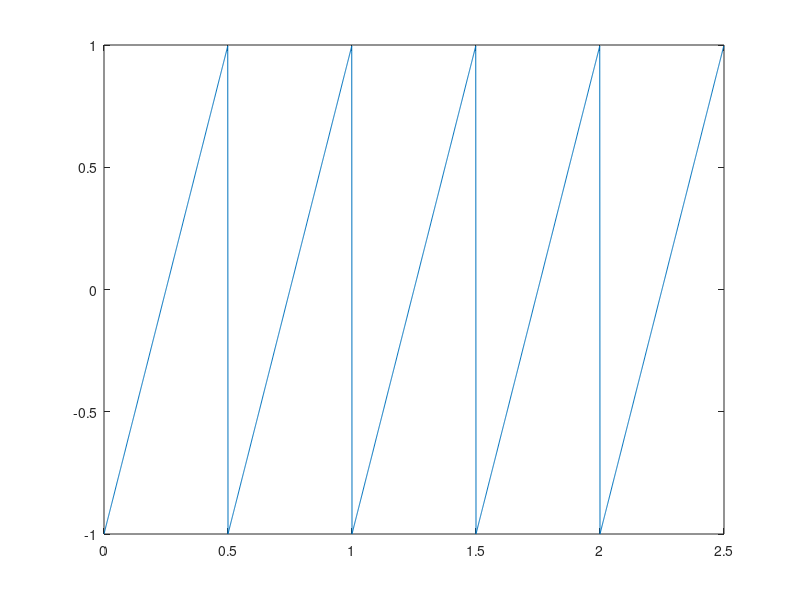

Source code (MATLAB):
% Script to calculate the RMS for a given x(time) sawtooth wave.
% Parameters
clear all
close all

disp("Parameters of the sawtooth waveform")
T = 1/2     % period
fs = 1000   % sample rate

% Defining the sawtooth wave
% Ploting sawtooth wave
T_5 = T*5;
t = 0:1/fs:(T_5-1/fs);
disp("Time vector created")
x = sawtooth (2*pi*(1/T)*t);
plot(t, x);

% Calculating the RMS of x(time)
fun = @(time) (sawtooth(2*pi*(1/T)*time)).^2
x_rms = integral(fun, 0, T);
x_rms = (1/T)*x_rms;
disp("RMS of x(time):")
x_rms = sqrt(x_rms)
